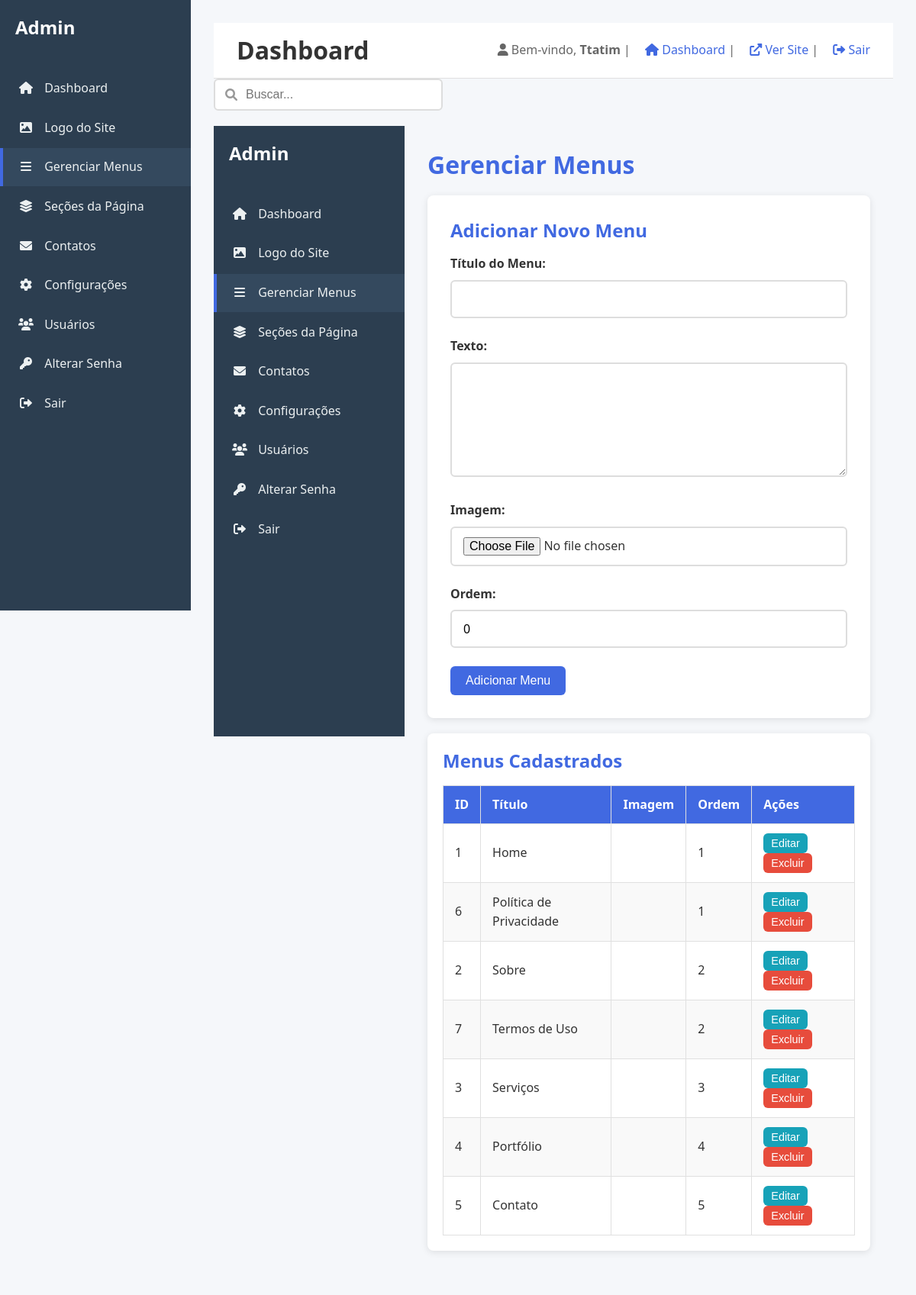
/admin/menus.php (signed in), run on the app's committed database.
### tables this page shows
CREATE TABLE menus (
    id INT AUTO_INCREMENT PRIMARY KEY,
    titulo VARCHAR(100) NOT NULL,
    slug VARCHAR(100) NOT NULL UNIQUE,
    texto LONGTEXT,
    imagem VARCHAR(255),
    icone VARCHAR(50),
    ordem INT DEFAULT 0,
    status ENUM('ativo', 'inativo') DEFAULT 'ativo',
    tipo_menu ENUM('topo', 'rodape', 'lateral') DEFAULT 'topo',
    target ENUM('_self', '_blank') DEFAULT '_self',
    data_criacao TIMESTAMP DEFAULT CURRENT_TIMESTAMP,
    data_atualizacao TIMESTAMP DEFAULT CURRENT_TIMESTAMP ON UPDATE CURRENT_TIMESTAMP,
    
    INDEX idx_status (status),
    INDEX idx_ordem (ordem),
    INDEX idx_tipo_menu (tipo_menu),
    INDEX idx_menus_slug (slug)
);

### admin/menus.php (the view, shortened to what this page needs)
<?php
require_once '../conexao.php';
$sql = "SELECT * FROM menus ORDER BY ordem, titulo";
$result = mysqli_query($conexao, $sql);
$menus = mysqli_fetch_all($result, MYSQLI_ASSOC);
?>
<!DOCTYPE html>
<html lang="pt-br">
<head>
    <link rel="stylesheet" href="../css/estilo.css">
</head>
<body>
    <?php include 'header.php'; ?>
    <div class="admin-container">
        <?php include 'sidebar.php'; ?>
        <main class="admin-content">
            <h2>Gerenciar Menus</h2>
            <div class="form-container">
                <h3>Adicionar Novo Menu</h3>
                <form method="POST" enctype="multipart/form-data">
                    <div class="form-group">
                        <label>Título do Menu:</label>
                        <input type="text" name="titulo" required>
                    </div>
                    <div class="form-group">
                        <label>Texto:</label>
                        <textarea name="texto" rows="4"></textarea>
                    </div>
                    <div class="form-group">
                        <label>Imagem:</label>
                        <input type="file" name="imagem" accept="image/*">
                    </div>
                    <div class="form-group">
                        <label>Ordem:</label>
                        <input type="number" name="ordem" value="0">
                    </div>
                    <button type="submit" class="btn btn-primary">Adicionar Menu</button>
                </form>
            </div>
            <div class="table-container">
                <h3>Menus Cadastrados</h3>
                <table class="data-table">
                    <thead>
                        <tr>
                            <th>ID</th>
                            <th>Título</th>
                            <th>Imagem</th>
                            <th>Ordem</th>
                            <th>Ações</th>
                        </tr>
                    </thead>
                    <tbody>
                        <?php foreach ($menus as $menu): ?>
                        <tr>
                            <td><?php echo $menu['id']; ?></td>
                            <td><?php echo htmlspecialchars($menu['titulo']); ?></td>
                            <td>
                            </td>
                            <td><?php echo $menu['ordem']; ?></td>
                            <td>
                                <button class="btn btn-small btn-info"
                                        onclick="editarMenu(<?php echo $menu['id']; ?>)">
                                    Editar
                                </button>
                                <form method="POST" style="display:inline;">
                                    <button type="submit" class="btn btn-small btn-danger"
                                            onclick="return confirm('Excluir este menu?')">
                                        Excluir
                                    </button>
                                </form>
                            </td>
                        </tr>
                        <?php endforeach; ?>
                    </tbody>
                </table>
            </div>
        </main>
    </div>
</body>
</html>

### admin/header.php (shortened to what this page needs)
<?php
require_once '../conexao.php';
?>
<!DOCTYPE html>
<html lang="pt-br">
<head>
    <link rel="stylesheet" href="../css/estilo.css">
    <link rel="stylesheet" href="https://cdnjs.cloudflare.com/ajax/libs/font-awesome/6.0.0/css/all.min.css">
</head>
<body>
    <div class="admin-container">
        <aside class="admin-sidebar">
            <div class="logo-container" style="padding: 20px; text-align: center;">
                <?php
                $sql_logo = "SELECT valor FROM config WHERE chave = 'logo'";
                $result_logo = mysqli_query($conexao, $sql_logo);
                $logo = mysqli_fetch_assoc($result_logo)['valor'];
                if ($logo && file_exists("../uploads/logos/$logo")) {
                    echo '<img src="../uploads/logos/' . $logo . '" alt="Logo Admin" class="site-logo" style="max-height: 50px;">';
                } else {
                    echo '<h3 style="color: white; margin: 0;">Admin</h3>';
                }
                ?>
            </div>
            <nav class="admin-menu">
                <ul>
                    <li><a href="index.php" class="<?php echo basename($_SERVER['PHP_SELF']) == 'index.php' ? 'active' : ''; ?>">
                        <i class="fas fa-home"></i> Dashboard
                    </a></li>
                    <li><a href="logo.php" class="<?php echo basename($_SERVER['PHP_SELF']) == 'logo.php' ? 'active' : ''; ?>">
                        <i class="fas fa-image"></i> Logo do Site
                    </a></li>
                    <li><a href="menus.php" class="<?php echo basename($_SERVER['PHP_SELF']) == 'menus.php' ? 'active' : ''; ?>">
                        <i class="fas fa-bars"></i> Gerenciar Menus
                    </a></li>
                    <li><a href="secoes.php" class="<?php echo basename($_SERVER['PHP_SELF']) == 'secoes.php' ? 'active' : ''; ?>">
                        <i class="fas fa-layer-group"></i> Seções da Página
                    </a></li>
                    <li><a href="contatos.php" class="<?php echo basename($_SERVER['PHP_SELF']) == 'contatos.php' ? 'active' : ''; ?>">
                        <i class="fas fa-envelope"></i> Contatos
                    </a></li>
                    <li><a href="config.php" class="<?php echo basename($_SERVER['PHP_SELF']) == 'config.php' ? 'active' : ''; ?>">
                        <i class="fas fa-cog"></i> Configurações
                    </a></li>
                    <li><a href="usuarios.php" class="<?php echo basename($_SERVER['PHP_SELF']) == 'usuarios.php' ? 'active' : ''; ?>">
                        <i class="fas fa-users"></i> Usuários
                    </a></li>
                    <li><a href="trocar_senha.php" class="<?php echo basename($_SERVER['PHP_SELF']) == 'trocar_senha.php' ? 'active' : ''; ?>">
                        <i class="fas fa-key"></i> Alterar Senha
                    </a></li>
                    <li><a href="../logout.php" onclick="return confirm('Deseja sair do sistema?');">
                        <i class="fas fa-sign-out-alt"></i> Sair
                    </a></li>
                </ul>
            </nav>
        </aside>
        <main class="admin-content">
            <header class="admin-header">
                <h2 style="margin: 0; color: #333;"><?php echo isset($page_title) ? $page_title : 'Dashboard'; ?></h2>
                <div class="user-info">
                    <i class="fas fa-user"></i>
                    Bem-vindo, <strong><?php echo htmlspecialchars($_SESSION['usuario_nome']); ?></strong> |
                    <a href="index.php"><i class="fas fa-home"></i> Dashboard</a> |
                    <a href="../index.php" target="_blank"><i class="fas fa-external-link-alt"></i> Ver Site</a> |
                    <a href="../logout.php"><i class="fas fa-sign-out-alt"></i> Sair</a>
                </div>
            </header>
            <div class="admin-search">
                <i class="fas fa-search"></i>
                <input type="text" placeholder="Buscar...">
            </div>

### admin/sidebar.php (shortened to what this page needs)
<?php
require_once '../conexao.php';
?>
<aside class="admin-sidebar">
    <div class="logo-container" style="padding: 20px; text-align: center;">
        <?php
        $sql_logo = "SELECT valor FROM config WHERE chave = 'logo'";
        $result_logo = mysqli_query($conexao, $sql_logo);
        $logo = mysqli_fetch_assoc($result_logo)['valor'];
        if ($logo && file_exists("../uploads/logos/$logo")) {
            echo '<img src="../uploads/logos/' . $logo . '" alt="Logo Admin" class="site-logo" style="max-height: 50px;">';
        } else {
            echo '<h3 style="color: white; margin: 0;">Admin</h3>';
        }
        ?>
    </div>
    <nav class="admin-menu">
        <ul>
            <li><a href="index.php" class="<?php echo basename($_SERVER['PHP_SELF']) == 'index.php' ? 'active' : ''; ?>">
                <i class="fas fa-home"></i> Dashboard
            </a></li>
            <li><a href="logo.php" class="<?php echo basename($_SERVER['PHP_SELF']) == 'logo.php' ? 'active' : ''; ?>">
                <i class="fas fa-image"></i> Logo do Site
            </a></li>
            <li><a href="menus.php" class="<?php echo basename($_SERVER['PHP_SELF']) == 'menus.php' ? 'active' : ''; ?>">
                <i class="fas fa-bars"></i> Gerenciar Menus
            </a></li>
            <li><a href="secoes.php" class="<?php echo basename($_SERVER['PHP_SELF']) == 'secoes.php' ? 'active' : ''; ?>">
                <i class="fas fa-layer-group"></i> Seções da Página
            </a></li>
            <li><a href="contatos.php" class="<?php echo basename($_SERVER['PHP_SELF']) == 'contatos.php' ? 'active' : ''; ?>">
                <i class="fas fa-envelope"></i> Contatos
            </a></li>
            <li><a href="config.php" class="<?php echo basename($_SERVER['PHP_SELF']) == 'config.php' ? 'active' : ''; ?>">
                <i class="fas fa-cog"></i> Configurações
            </a></li>
            <li><a href="usuarios.php" class="<?php echo basename($_SERVER['PHP_SELF']) == 'usuarios.php' ? 'active' : ''; ?>">
                <i class="fas fa-users"></i> Usuários
            </a></li>
            <li><a href="trocar_senha.php" class="<?php echo basename($_SERVER['PHP_SELF']) == 'trocar_senha.php' ? 'active' : ''; ?>">
                <i class="fas fa-key"></i> Alterar Senha
            </a></li>
            <li><a href="../logout.php" onclick="return confirm('Deseja sair do sistema?');">
                <i class="fas fa-sign-out-alt"></i> Sair
            </a></li>
        </ul>
    </nav>
</aside>

### css/estilo.css (style rules this page uses)
* { margin: 0; padding: 0; box-sizing: border-box; }
html { scroll-behavior: smooth; }
body { font-family: 'Segoe UI', Tahoma, Geneva, Verdana, sans-serif; line-height: 1.6; color: #333; background-color: #F8F8FF; overflow-x: hidden; }
h1, h2, h3, h4, h5, h6 { font-weight: 600; line-height: 1.3; margin-bottom: 1rem; color: #4169E1; }
h2 { font-size: 2rem; }
h3 { font-size: 1.5rem; }
a { color: #4169E1; text-decoration: none; transition: color 0.3s; }
.logo-container { display: flex; align-items: center; }
.form-group { margin-bottom: 1.5rem; }
.form-group label { display: block; margin-bottom: 0.5rem; font-weight: 600; color: #333; }
.form-group input, .form-group textarea, .form-group select { width: 100%; padding: 12px 15px; border: 2px solid #ddd; border-radius: 6px; font-size: 1rem; font-family: inherit; transition: border-color 0.3s; }
.form-group textarea { min-height: 150px; resize: vertical; }
.admin-container { display: flex; min-height: 100vh; background: #f5f7fa; }
.admin-sidebar { width: 250px; background: #2c3e50; color: white; position: fixed; height: 100vh; overflow-y: auto; }
.admin-menu { padding: 20px 0; }
.admin-menu ul { list-style: none; }
.admin-menu li { margin-bottom: 2px; }
.admin-menu a { display: block; color: #ecf0f1; text-decoration: none; padding: 12px 20px; transition: all 0.3s; border-left: 4px solid transparent; }
.admin-menu a:hover, .admin-menu a.active { background: #34495e; border-left-color: #4169E1; }
.admin-menu i { width: 20px; margin-right: 10px; text-align: center; }
.admin-header { background: white; padding: 15px 30px; border-bottom: 1px solid #e0e0e0; display: flex; justify-content: space-between; align-items: center; position: sticky; top: 0; z-index: 100; }
.user-info { color: #666; }
.user-info a { color: #4169E1; margin-left: 15px; }
.admin-content { flex: 1; margin-left: 250px; padding: 30px; min-height: 100vh; }
.table-container { background: white; padding: 20px; border-radius: 8px; box-shadow: 0 2px 10px rgba(0,0,0,0.1); margin-top: 20px; overflow-x: auto; }
.data-table { width: 100%; border-collapse: collapse; background: white; margin-top: 1rem; }
.data-table th, .data-table td { padding: 12px 15px; border: 1px solid #e0e0e0; text-align: left; }
.data-table th { background-color: #4169E1; color: white; font-weight: 600; position: relative; cursor: pointer; user-select: none; }
.data-table tr:nth-child(even) { background-color: #f9f9f9; }
.form-container { background: white; padding: 30px; border-radius: 8px; box-shadow: 0 2px 10px rgba(0,0,0,0.1); margin-top: 20px; }
.admin-search { margin-bottom: 20px; position: relative; }
.admin-search input { width: 300px; max-width: 100%; padding: 10px 15px 10px 40px; border: 2px solid #ddd; border-radius: 6px; font-size: 1rem; transition: border-color 0.3s; }
.admin-search i { position: absolute; left: 15px; top: 50%; transform: translateY(-50%); color: #999; }
.btn { display: inline-block; padding: 10px 20px; border: none; border-radius: 6px; cursor: pointer; text-decoration: none; font-size: 1rem; font-weight: 500; transition: all 0.3s; text-align: center; }
.btn-primary { background-color: #4169E1; color: white; }
.btn-danger { background-color: #e74c3c; color: white; }
.btn-info { background-color: #17a2b8; color: white; }
.btn-small { padding: 5px 10px; font-size: 0.9rem; }

### data on the page
menus: id "1", titulo "Home", ordem "1"
menus: id "6", titulo "Política de Privacidade", ordem "1"
menus: id "2", titulo "Sobre", ordem "2"
menus: id "7", titulo "Termos de Uso", ordem "2"
menus: id "3", titulo "Serviços", ordem "3"
menus: id "4", titulo "Portfólio", ordem "4"
menus: id "5", titulo "Contato", ordem "5"

### other printed values
$_SESSION['usuario_nome'] "Ttatim"
